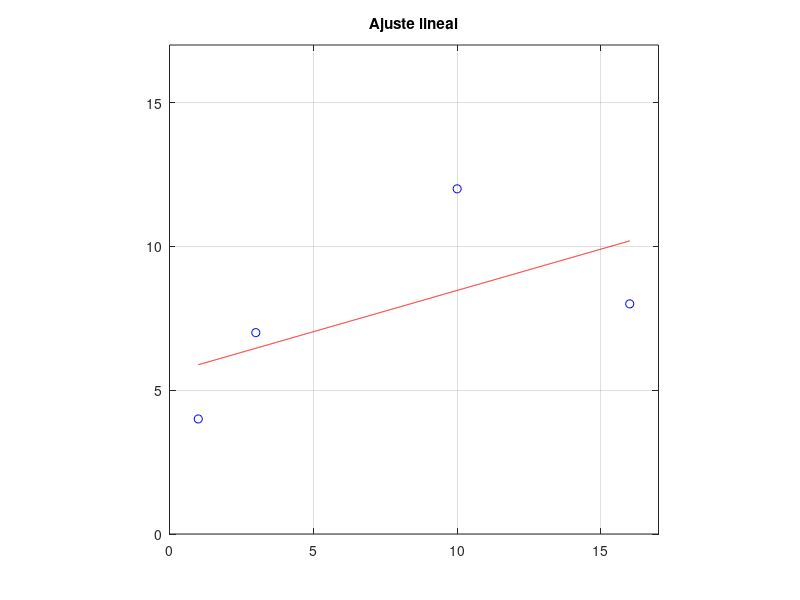

Recreate this plot in MATLAB.
% Hallar un ajuste lineal usando la función polyfit de Matlab.
x=[1 3 10 16]';
y=[4 7 12 8 ]';
g1=polyfit(x,y,1);  % polyfit(x,y,m) calcula el polinomio de grado m que ajusta los n datos, n > m. Retorna el vector de coeficientes en orden descendente.
disp('Los coeficientes del polinomio lineal que ajusta los datos son:')
disp(g1)
% Graficando
xx=[1:0.01:16];
yy1=polyval(g1,xx);
plot(xx,yy1,'r',x,y,'ob')
grid on
title('Ajuste lineal')
axis([0 17 0 17] )
axis('square')


% Otra Manera. Construyendo el Sistema de Ecuaciones Normales.  
M=[x ones(4,1)];  % SEL sobredeterminado
u=inv(M'*M)*M'*y; % solución del sistema de ecuaciones normales
disp('Los coeficientes del polinomio lineal vía el SEN es:')
disp(u)